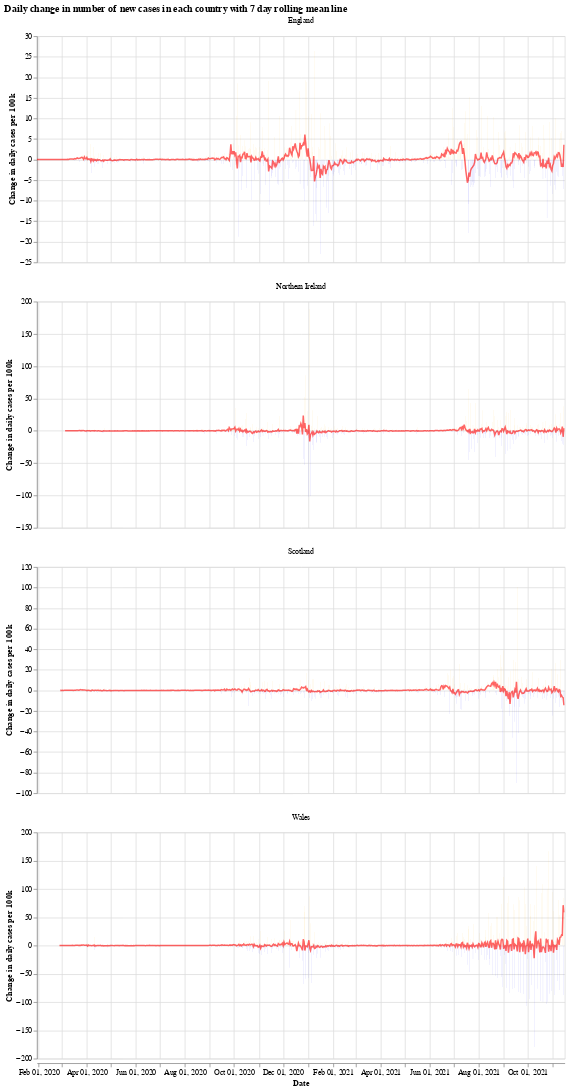

Here is the notebook cell this chart was saved with:
### Markdown cell above
We will use the Python library `Altair` for visualising the data, see the [altair docs](https://altair-viz.github.io/) for more information.

First we have a graph which shows the daily change in the number of new cases for each country. This number jumps up and down all over the place, which is likely due to delay in reporting of new cases over the weekend. Another interesting thing is that it looks like the daily cases in Wales experienced a much shorter period of calm over the summer (calm in the sense of daily cases not jumping up and down).

The orange bars are days when the number of new cases (per 100k population) was more than the previous day, while the blue are days when the number of new cases dropped. The red line is the 7 day moving average. 

When the moving average line is below 0, it means that there is a consistent drop in new cases. We can see this clearly happening around the times that lockdowns were introduced (though, to varying degrees). I will update the graphs soon with a marker of when each lockdown started.

### Code cell
# collapse
import altair as alt

bars = alt.Chart(uk_cases).mark_bar().encode(
    x=alt.X("yearmonthdate(date):T", axis=alt.Axis(title='Date')),
    y=alt.Y("casesChangeRate:Q", axis=alt.Axis(title='Change in daily cases per 100k')),
    tooltip='casesChange',
    color=alt.condition(
        alt.datum.casesChangeRate > 0,
        alt.value("orange"),  # The positive color
        alt.value("blue")  # The negative color
    )
).properties(title='Daily change in number of new cases with 7 day rolling mean',width=700).interactive()

line = alt.Chart(uk_cases).mark_line(
    color='red',
    size=2,
    opacity=0.6
).transform_window(
    rolling_mean='mean(casesChangeRate)',
    frame=[0, 7],
    groupby=['areaName']
).encode(
    x='yearmonthdate(date):T',
    y='rolling_mean:Q'
)

alt.layer(bars, line, data=uk_cases).facet(alt.Column(
    'areaName', title=''), columns=1).resolve_scale(y='independent').properties(title='Daily change in number of new cases in each country with 7 day rolling mean line')

### Figure 1 — Vega-Lite specification as saved in the notebook (floating-point values rounded to 4 significant figures; data arrays with more than 128 entries replaced by an {"elided": "..."} marker saying what was removed)
{"config": {"view": {"continuousWidth": 400, "continuousHeight": 300}}, "data": {"name": "data-1fb01ab7b67fc52d4bdcdb91f5bccff8"}, "facet": {"type": "nominal", "field": "areaName", "title": ""}, "spec": {"layer": [{"mark": "bar", "encoding": {"color": {"condition": {"value": "orange", "test": "(datum.casesChangeRate > 0)"}, "value": "blue"}, "tooltip": {"type": "quantitative", "field": "casesChange"}, "x": {"type": "temporal", "axis": {"title": "Date"}, "field": "date", "timeUnit": "yearmonthdate"}, "y": {"type": "quantitative", "axis": {"title": "Change in daily cases per 100k"}, "field": "casesChangeRate"}}, "selection": {"selector001": {"type": "interval", "bind": "scales", "encodings": ["x", "y"]}}, "title": "Daily change in number of new cases with 7 day rolling mean", "width": 700}, {"mark": {"type": "line", "color": "red", "opacity": 0.6, "size": 2}, "encoding": {"x": {"type": "temporal", "field": "date", "timeUnit": "yearmonthdate"}, "y": {"type": "quantitative", "field": "rolling_mean"}}, "transform": [{"window": [{"op": "mean", "field": "casesChangeRate", "as": "rolling_mean"}], "frame": [0, 7], "groupby": ["areaName"]}]}]}, "columns": 1, "resolve": {"scale": {"y": "independent"}}, "title": "Daily change in number of new cases in each country with 7 day rolling mean line", "$schema": "https://vega.github.io/schema/vega-lite/v4.8.1.json", "datasets": {"data-1fb01ab7b67fc52d4bdcdb91f5bccff8": {"elided": "2532 records"}}}
